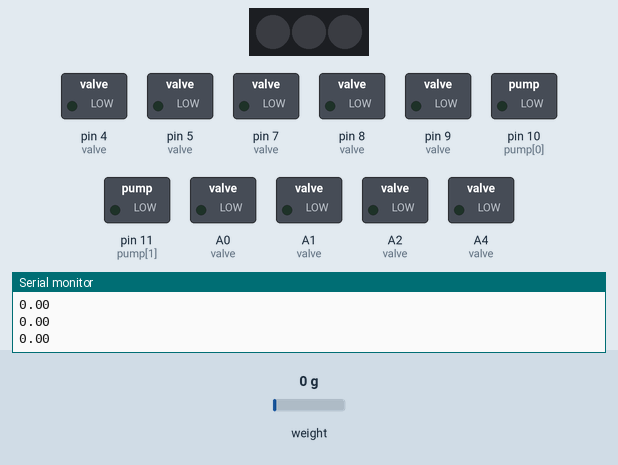
A sketch run on a simulated Arduino Uno, built with avr-gcc and run on an emulated ATmega328P. Parts: 3 RGB LEDs in strip order, left to right, switched loads named in the sketch (green lamp = pin HIGH), the last lines printed to the serial monitor. The inputs (shaded band) are chosen by the test bench; at power-on: weight on the scale 0 g. Dim RGB values are drawn brighter than linear.

Above: at 2.2 s.
2.3 s: weight on the scale set to 100 g
At 2.9 s:
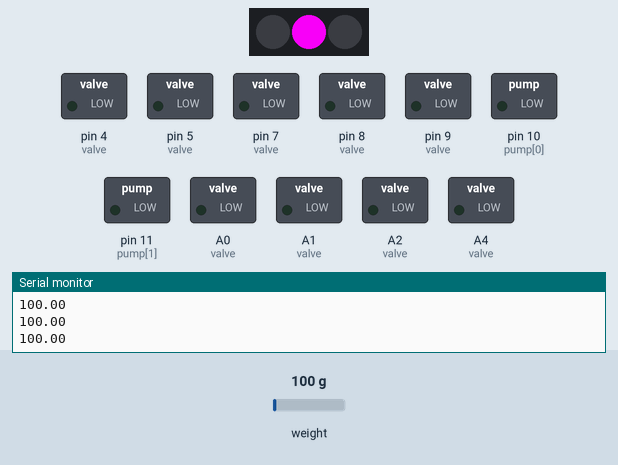
3.8 s: weight on the scale set to 1250 g
At 4.4 s:
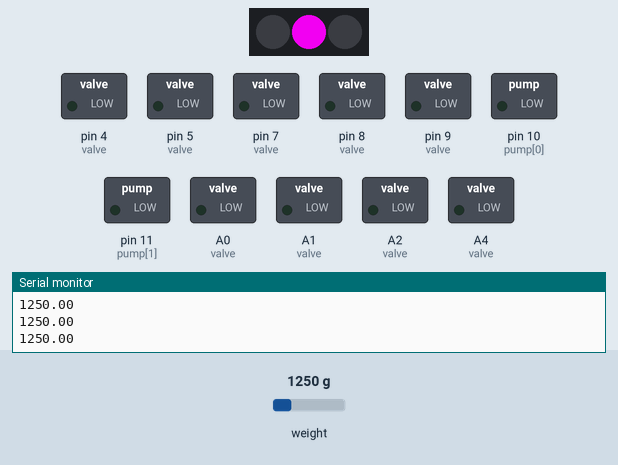
5.4 s: weight on the scale set to 2500 g
At 5.9 s:
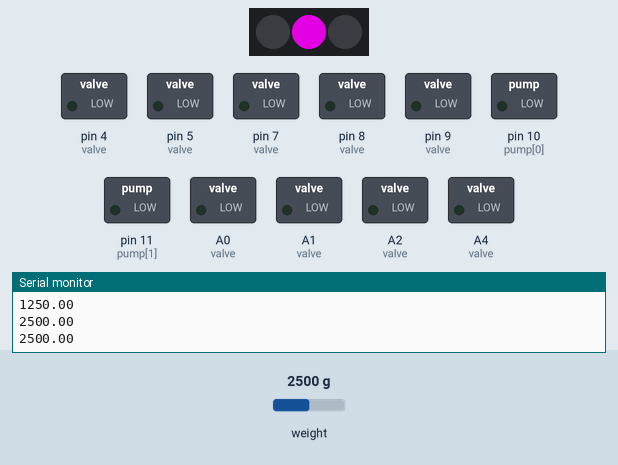
Timing chart, 0 to 8.4 s (numbered marks = the images above; inputs shaded):
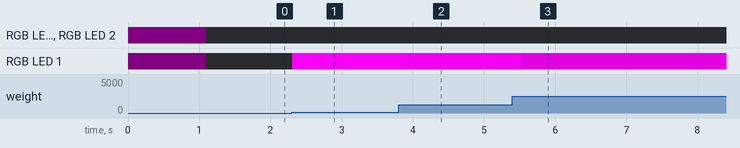

Measured:
- after the input at 2.3 s, RGB LED 1: off → RGB(232, 0, 232) at once
- after the input at 3.8 s, RGB LED 1: RGB(232, 0, 232) → RGB(212, 0, 212) after 0.12 s
- after the input at 5.4 s, RGB LED 1: RGB(212, 0, 212) → RGB(168, 0, 168) after 0.12 s

The sketch:

irregular_impact_sensor.ino
```cpp
#include "programmable_air.h"

void setup() {
  Serial.begin(115200);

  initializePins();
}

void loop() {
  float pressure = readPressure();
  Serial.println(pressure);
  if (pressure > 5) {
      neopixel.setPixelColor(1, neopixel.Color(pressure*10, 0, pressure*10));
    neopixel.show();
  }
  else{
    for (int i = 0; i < 3; i++) {
      neopixel.setPixelColor(i, neopixel.Color(0, 0, 0));
    }
    neopixel.show();
  }

  delay(100);
}
```

programmable_air.h
```cpp
#include <Adafruit_NeoPixel.h>
#include "HX711.h"

const int pump[2] = {10, 11};

#define OPEN 1
#define CLOSE 0
// vacuum, atmosphere, pressure
const int valve[9] = {  9, 8, 7,  \
                        5, 4, A4, \
                        A0, A1, A2
                     };

const int sense[3] = {6, A5, A3};

float readPressure(int num = 0, int times = 1);

HX711 pressureSensor1;
//HX711 scale(DT, SCK);

HX711 pressureSensor[3] = {
  HX711(sense[0],  SCK, 32),
  HX711(sense[1],  SCK, 32),
  HX711(sense[2],  SCK, 32)
};
//HX711 sensor(DT, SCK);

#define SCK 13

#define neopixelPin 12
#define btn1 2
#define btn2 3

Adafruit_NeoPixel neopixel = Adafruit_NeoPixel(3, neopixelPin, NEO_GRB + NEO_KHZ800);

#define DEBUG 0

void initializePins() {
  for (int i = 0; i < 9; i++) {
    pinMode(valve[i], OUTPUT);
    digitalWrite(valve[i], LOW);
  }

  pinMode(SCK, OUTPUT);

  pinMode(btn1, INPUT_PULLUP);
  pinMode(btn2, INPUT_PULLUP);

  for (int i = 0; i < 2; i++) {
    pinMode(pump[i], OUTPUT);
    digitalWrite(pump[i], LOW);
  }

  neopixel.begin();
  for (int i = 0; i < 3; i++) {
    neopixel.setPixelColor(i, neopixel.Color(5, 0, 5));
  }
  neopixel.show();
  neopixel.show();

  pressureSensor1.begin(A5,  13, 32);

  pressureSensor1.set_scale(2280.f);
  pressureSensor1.tare();

  Serial.println("Pins initialised.");
}

void setValve(int number, int position) {
  if (number >= 0 && number < 9) {
    if (position == OPEN) {
      digitalWrite(valve[number], HIGH);
    }

    if (position == CLOSE) {
      digitalWrite(valve[number], LOW);
    }
  }
}

void setAllValves(int position) {
  if (position == OPEN) {
    for (int i = 0; i < 9; i++) {
      digitalWrite(valve[i], HIGH);
    }
  }

  if (position == CLOSE) {
    for (int i = 0; i < 9; i++) {
      digitalWrite(valve[i], LOW);
    }
  }
}

//0-blow, 1-vent, 2-suck

void blow(int i) {
  if (DEBUG) {
    Serial.print("Blow: ");
    Serial.println(i);
  }
  if (i >= 1 && i <= 3) {
    i = i - 1;
    setValve(i * 3 + 0, OPEN);
    setValve(i * 3 + 1, CLOSE);
    setValve(i * 3 + 2, CLOSE);
  }
}

void vent(int i) {
  if (DEBUG) {
    Serial.print("Vent: ");
    Serial.println(i);
  }
  if (i >= 1 && i <= 3) {
    i = i - 1;
    setValve(i * 3 + 0, CLOSE);
    setValve(i * 3 + 1, OPEN);
    setValve(i * 3 + 2, CLOSE);
  }
}

void ventQuick(int i) {
  if (DEBUG) {
    Serial.print("ventQuick: ");
    Serial.println(i);
  }
  if (i >= 1 && i <= 3) {
    i = i - 1;
    setValve(i * 3 + 0, CLOSE);
    setValve(i * 3 + 1, OPEN);
    setValve(i * 3 + 2, OPEN);
  }
}

void suck(int i) {
  if (DEBUG) {
    Serial.print("Suck: ");
    Serial.println(i);
  }
  if (i >= 1 && i <= 3) {
    i = i - 1;
    setValve(i * 3 + 0, CLOSE);
    setValve(i * 3 + 1, CLOSE);
    setValve(i * 3 + 2, OPEN);
  }
}

void closeAll(int i) {
  if (DEBUG) {
    Serial.print("Close all: ");
    Serial.println(i);
  }
  if (i >= 1 && i <= 3) {
    i = i - 1;
    setValve(i * 3 + 0, CLOSE);
    setValve(i * 3 + 1, CLOSE);
    setValve(i * 3 + 2, CLOSE);
  }
}

void switchOnPump(int num) {
  if (num == 1 || num == 2) {
    digitalWrite(pump[num - 1], HIGH);
  }
}

void switchOffPump(int num) {
  if (num == 1 || num == 2) {
    digitalWrite(pump[num - 1], LOW);
  }
}

float readPressure(int num = 0, int times = 1) {
  float pressure = pressureSensor1.get_units(times);
  return pressure;
}
```
